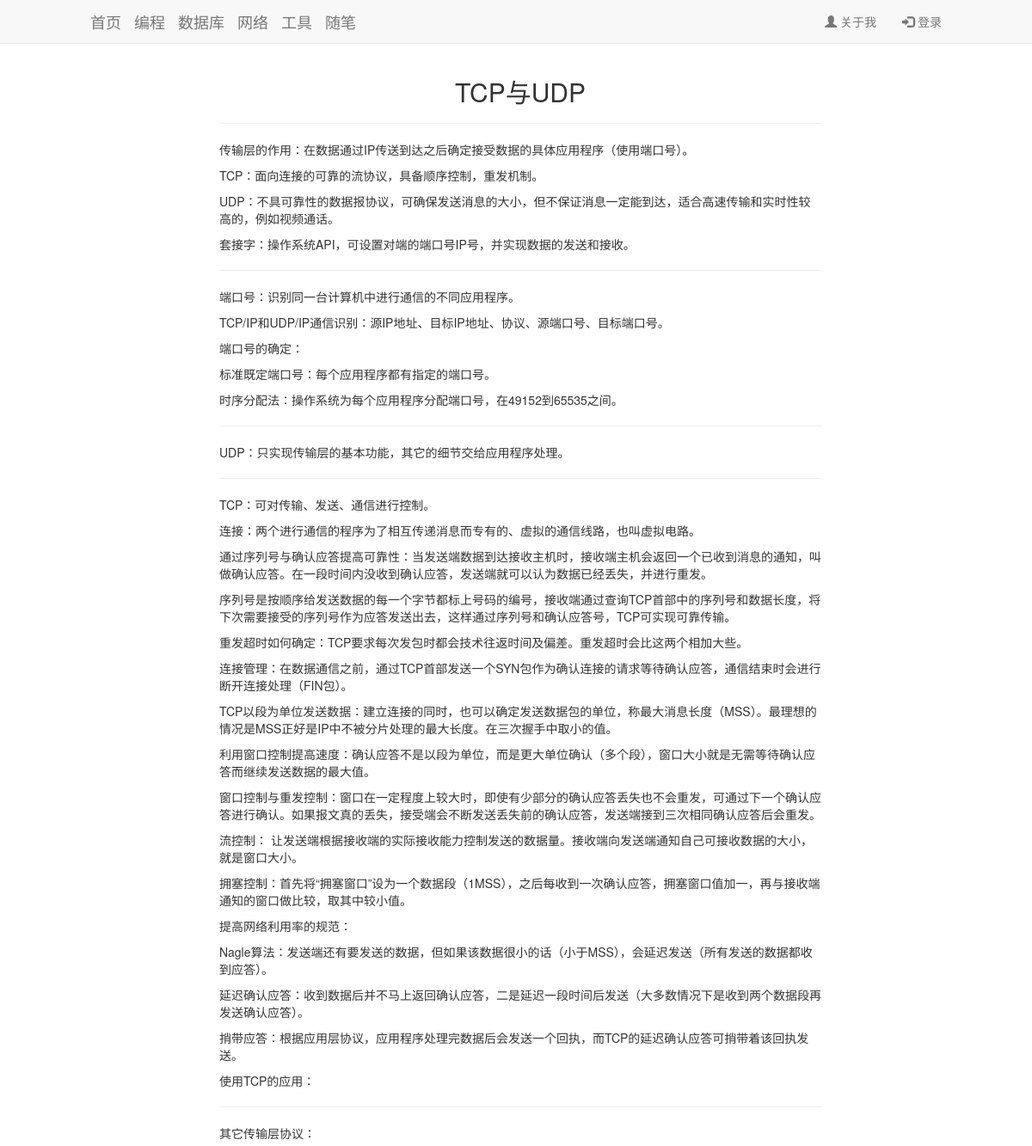
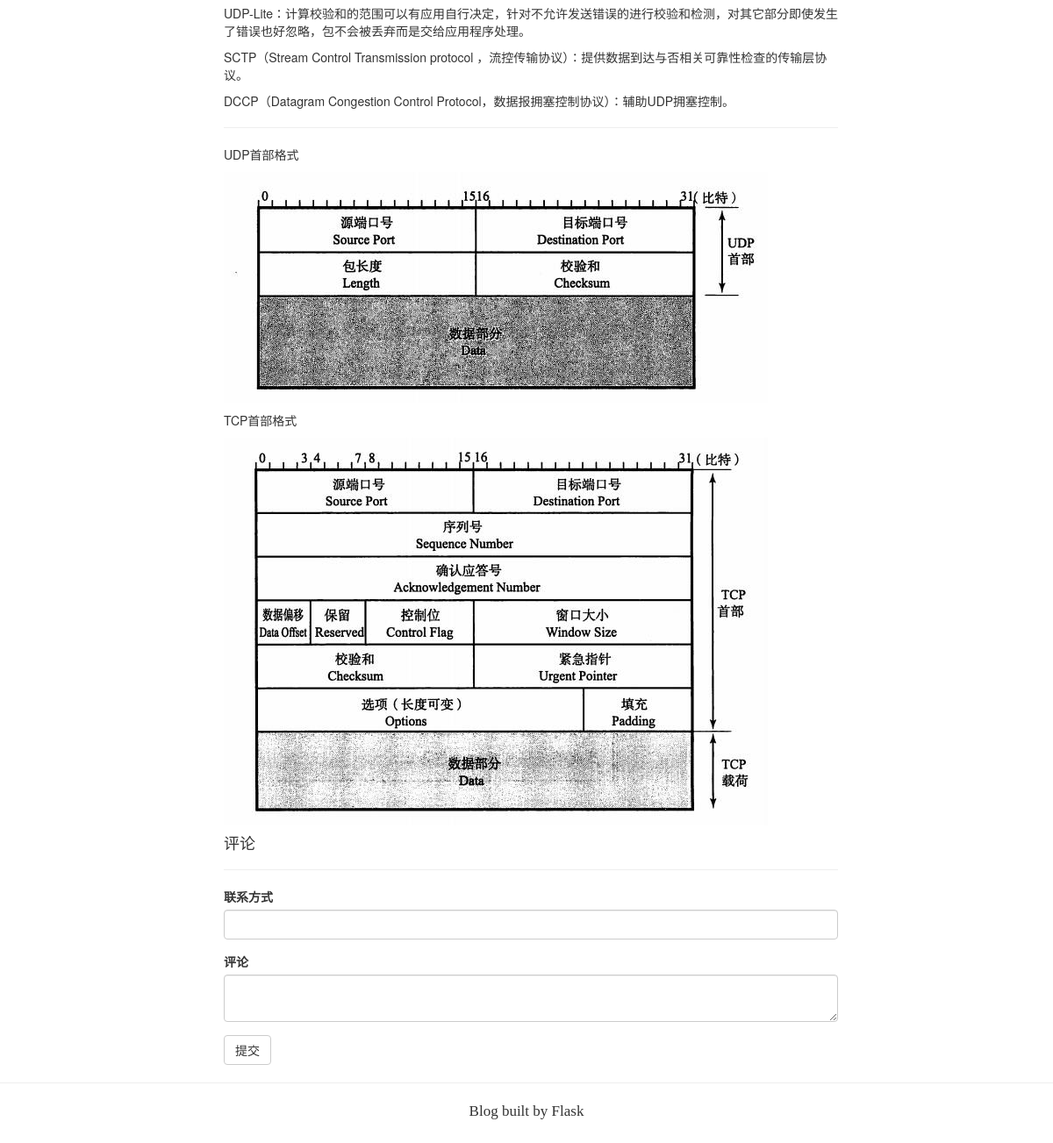
/post/10, run on the app's committed database (2 pictures, top to bottom).
### app/models.py (models this page shows, shortened)
class Post(db.Model):
    __tablename__ = 'posts'
    id = db.Column(db.Integer, primary_key=True)
    head_pic = db.Column(db.Text, default='/static/pic/test3.jpg')
    body_pic = db.Column(db.Text)
    title = db.Column(db.Text)
    body = db.Column(db.Text)
    abstract = db.Column(db.Text)
    tag = db.Column(db.Text)
    timestamp = db.Column(db.DateTime, index=True, default=datetime.utcnow)
    comments = db.relationship('Comment', backref='role')
    is_active = db.Column(db.Boolean, default=True)

### app/main/view.py (the view)
@main.route('/post/<int:id>', methods=['GET', 'POST'])
def post(id):
    form = CommentForm()
    if request.method == 'POST':
        comment = Comment(body=form.comment.data, connection=form.connect.data, post_id=id)
        db.session.add(comment)
        return redirect(url_for('main.post', id=id))
    post = Post.query.get_or_404(id)
    comments = Comment.query.filter_by(post_id=id).order_by(Comment.timestamp.desc()).all()
    return render_template('view_post.html', post=post, form=form, comments=comments)

### app/main/Forms.py
class CommentForm(FlaskForm):
    connect = StringField('联系方式')
    comment = TextAreaField('评论', validators=[DataRequired()])
    submit = SubmitField('提交')

### app/templates/view_post.html (shortened to what this page needs)
{% extends "base.html" %}
{% import "bootstrap/wtf.html" as wtf %}
{% block body %}
  <div class="container">
    <div class="post">
      <h2 align="center">{{ post.title }}</h2>
      <hr>
      <p>{{ post.body | safe }}</p>
      <h4>评论</h4>
      <hr>
      {{ wtf.quick_form(form) }}
    </div>
  </div>
{% endblock %}

### app/static/css/customization.css (style rules this page uses)
body { padding-top: 70px; }
.container { padding-right: 90px; padding-left: 90px; margin-right: auto; margin-left: auto; }
.post { max-width: 700px; margin-left: 150px; }

### data on the page
Post: title "TCP与UDP", body "传输层的作用：在数据通过IP传送到达之后确定接受数据的具体应用程序（使用端口号）。 TCP：面向连接的可靠的流协议，具备顺序控制，重发机制。 UDP：不具可靠性的数据报协议，可确保发送消息的大小，但不保证消息一定能到达，适合高速传输和实时性较高的，例如视频通话。 套接字：操作系统API，可设置对端的端口号IP号，并实现数据的发送和接收。 端口号：识别同一台计算机中进行通信的不同应用程序。 TCP/IP和UDP/IP通信识别：源IP地址、目标IP地址、协议、源端口号、目标端口号。 端口号的确定： 标准既定端口号：每个应用程序都有指定的端口号。 时序分配法：操作系统为每个应用程序分配端口号，在49152到65535之间。 UDP：只实现传输层的基本功能，其它的细节交给应用程序处理。 TCP：可对传输、发送、通信进行控制。 连接：两个进行通信的程序为了相互传递消息而专有的、虚拟的通信线路，也叫虚拟电路。 通过序列号与确认应答提高可靠性：当发送端数据到达接收主机时，接收端主机会返回一个已收到消息的通知，叫做确认应答。在一段时间内没收到确认应答，发送端就可以认为数据已经丢失，并进行重发。 序列号是按顺序给发送数据的每一个字节都标上号码的编号，接收端通过查询TCP首部中的序列号和数据长度，将下次需要接受的序列号作为应答发送出去，这样通过序列号和确认应答号，TCP可实现可靠传输。 重发超时如何确定：TCP要求每次发包时都会技术往返时间及偏差。重发超时会比这两个相加大些。…", body (picture)
